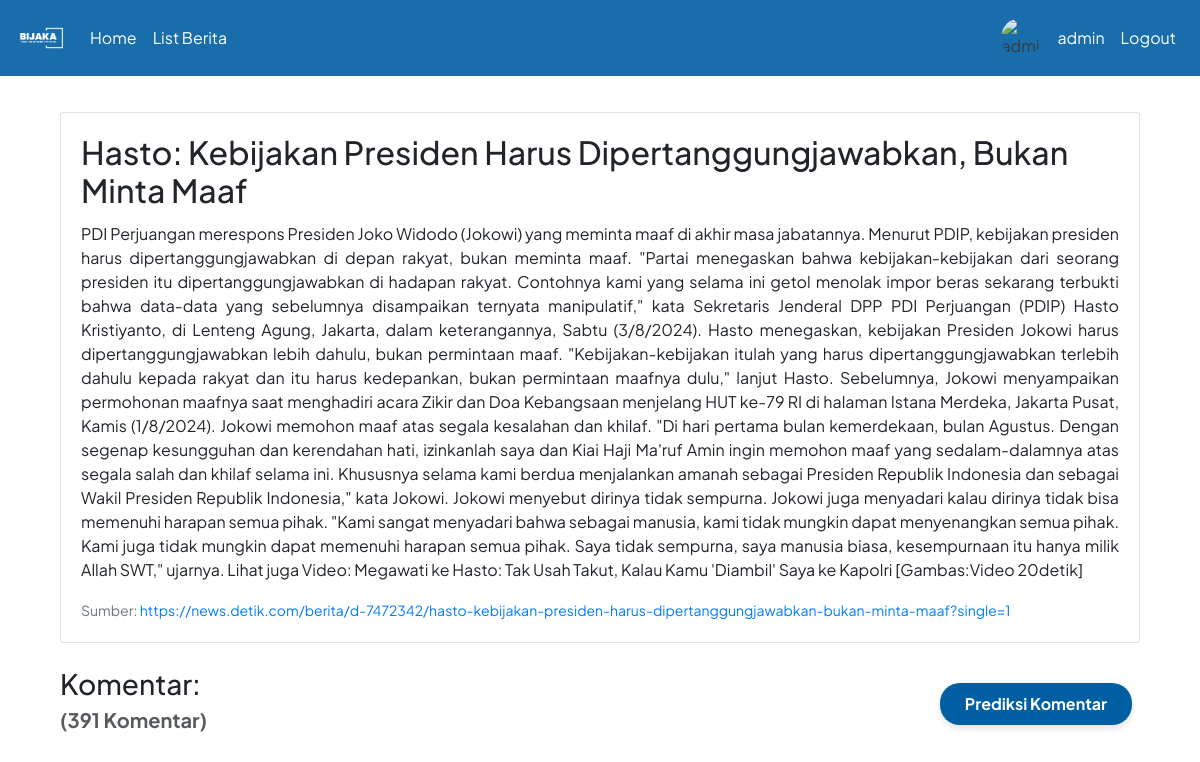
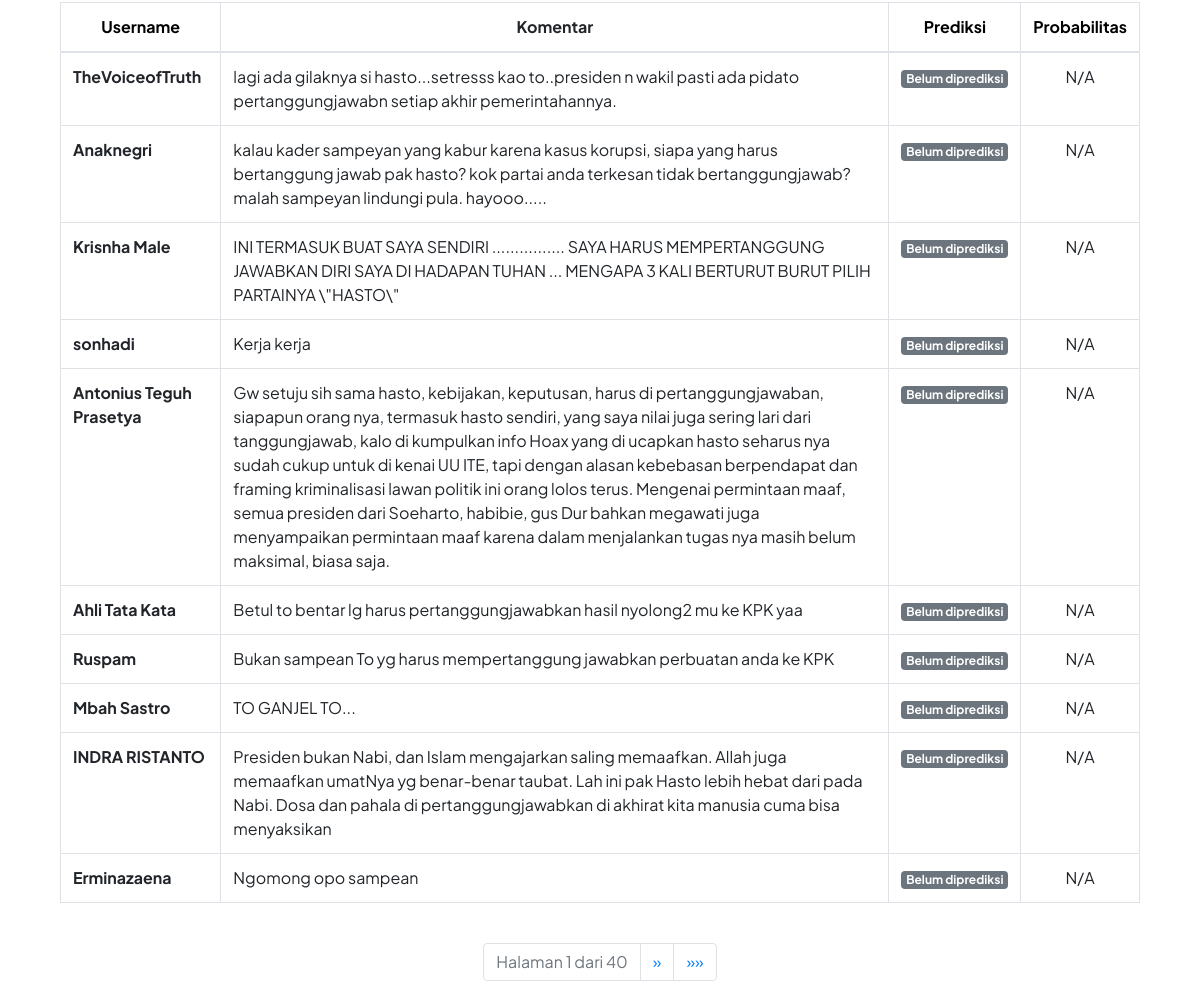
The app's page /detail_berita/18/ (signed in) with its own data (2 pictures, top to bottom).
### hateapp/models.py (models this page shows, shortened)
class Berita(models.Model):
    id = models.CharField(primary_key=True, max_length=8, default=generate_short_uuid, editable=False, unique=True)
    link = models.URLField()
    portal = models.CharField(max_length=50)
    judul = models.CharField(max_length=255)
    konten = models.TextField()
    jumlah_komentar = models.PositiveIntegerField()
    timestamp_scrape = models.DateTimeField(verbose_name='Timestamp Scrape')

class Komentar(models.Model):
    id = models.CharField(primary_key=True, max_length=8, default=generate_short_uuid, editable=False, unique=True)
    berita = models.ForeignKey(Berita, on_delete=models.CASCADE, related_name='komentar_set')
    penulis_komentar = models.CharField(max_length=255)
    isi_komentar = models.TextField()
    prediksi = models.CharField(max_length=10, blank=True, null=True)
    probabilitas = models.FloatField(blank=True, null=True)
    @property
    def formatted_probabilitas(self):
        if self.probabilitas is not None:
            return "{:.4%}".format(self.probabilitas)
        else:
            return "N/A"

### hateapp/views.py (the view, shortened to what this page needs)
# urls.py: path('detail_berita/<str:berita_id>/', views.detail_berita, name='detail_berita'),
def detail_berita(request, berita_id):
    try:
        hasil_scrape = Berita.objects.get(id=berita_id)
        komentar_list = Komentar.objects.filter(berita=hasil_scrape)
    except Berita.DoesNotExist:
        hasil_scrape = None
        komentar_list = None
    sort_by = request.GET.get('sort', 'default')
    sort_order = request.GET.get('order', 'asc')
    if sort_by == 'username':
        komentar_list = komentar_list.order_by(Lower('penulis_komentar').asc() if sort_order == 'asc' else Lower('penulis_komentar').desc())
    elif sort_by == 'probabilitas':
        komentar_list = komentar_list.order_by(F('probabilitas').asc(nulls_last=True) if sort_order == 'asc' else F('probabilitas').desc(nulls_last=True))
    hate_count = komentar_list.filter(prediksi='Hate').count()
    non_hate_count = komentar_list.filter(prediksi='Non-Hate').count()
    paginator = Paginator(komentar_list, 10)
    page = request.GET.get('page')
    try:
        komentar = paginator.page(page)
    except PageNotAnInteger:
        komentar = paginator.page(1)
    except EmptyPage:
        komentar = paginator.page(paginator.num_pages)
    filtered_komentar = [k for k in komentar if k.prediksi is None]
    return render(request, 'detail_berita.html', {
        'hasil_scrape': hasil_scrape,
        'komentar': komentar,
        'filtered_komentar': filtered_komentar,
        'hate_count': hate_count,
        'non_hate_count': non_hate_count,
        'current_sort': sort_by,
        'current_order': sort_order
    })

### templates/detail_berita.html (shortened to what this page needs)
{% extends 'base.html' %}
{% block content %}
<div class="container-fluid mt-4">
    {% if hasil_scrape %}
    <div class="card mb-4">
        <div class="card-body">
            <h2 class="card-title">{{ hasil_scrape.judul }}</h2>
            <p class="card-text text-justify">{{ hasil_scrape.konten }}</p>
            <p class="card-text"><small class="text-muted">Sumber: <a href="{{hasil_scrape.link}}" target="_blank">{{hasil_scrape.link}}</a></small></p>
        </div>
    </div>
    <div class="row align-items-center mb-4">
        <div class="col-12 col-md-6">
            <h3>Komentar: </h3>
            <h5 class="comment-count"><strong>({{ hasil_scrape.jumlah_komentar }} Komentar)</strong></h5>
        </div>
        {% if filtered_komentar|length == komentar|length %}
            <div class="col-12 col-md-6 d-flex justify-content-md-end">
                <form id="predict-form" method="post" action="{% url 'predict_comments' berita_id=hasil_scrape.id %}" class="d-inline">
                    <button id="predict-button" type="submit" class="btn predict-btn mx-2">
                        <span id="button-text"><strong>Prediksi Komentar</strong></span>
                    </button>
                </form>
            </div>
        {% endif %}
    </div>
    <div class="table-responsive">
        <table class="table table-bordered">
            <thead class="text-center">
                <tr>
                    <th>
                        <a style="color: black;" href="?sort=username&order={% if current_sort == 'username' and current_order == 'asc' %}desc{% else %}asc{% endif %}{% if request.GET.page %}&page={{ request.GET.page }}{% endif %}">
                            Username
                        </a>
                    </th>
                    <th>Komentar</th>
                    <th>
                        <a  style="color: black;" href="?sort=prediksi&order={% if current_sort == 'prediksi' and current_order == 'asc' %}desc{% else %}asc{% endif %}{% if request.GET.page %}&page={{ request.GET.page }}{% endif %}">
                            Prediksi
                        </a>
                    </th>
                    <th>
                        <a  style="color: black;" href="?sort=probabilitas&order={% if current_sort == 'probabilitas' and current_order == 'asc' %}desc{% else %}asc{% endif %}{% if request.GET.page %}&page={{ request.GET.page }}{% endif %}">
                            Probabilitas
                        </a>
                    </th>
                </tr>
            </thead>
            <tbody>
                {% for komentar_instance in komentar %}
                    <tr class="align-items-center">
                        <td data-label="Username"><strong>{{ komentar_instance.penulis_komentar }}</strong></td>
                        <td data-label="Komentar">{{ komentar_instance.isi_komentar }}</td>
                        <td data-label="Prediksi" class="text-center">
                            {% if komentar_instance.prediksi == 'Hate' %}
                                <span class="badge badge-danger">{{ komentar_instance.prediksi }}</span>
                            {% elif komentar_instance.prediksi == 'Non-Hate' %}
                                <span class="badge badge-primary">{{ komentar_instance.prediksi }}</span>
                            {% else %}
                                <span class="badge badge-secondary">Belum diprediksi</span>
                            {% endif %}
                        </td>
                        <td data-label="Probabilitas" class="text-center">{{ komentar_instance.formatted_probabilitas }}</td>
                    </tr>
                {% endfor %}
            </tbody>
        </table>
    </div>
    <div class="pagination mt-4 d-flex justify-content-center">
        <ul class="pagination justify-content-center">
            <li class="page-item disabled">
                <span class="page-link">
                    Halaman {{ komentar.number }} dari {{ komentar.paginator.num_pages }}
                </span>
            </li>
            {% if komentar.has_next %}
                <li class="page-item">
                    <a class="page-link" href="?page={{ komentar.next_page_number }}{% if request.GET.sort %}&sort={{ request.GET.sort }}{% endif %}{% if request.GET.order %}&order={{ request.GET.order }}{% endif %}" aria-label="Next">
                        <span aria-hidden="true">&raquo;</span>
                    </a>
                </li>
                <li class="page-item">
                    <a class="page-link" href="?page={{ komentar.paginator.num_pages }}{% if request.GET.sort %}&sort={{ request.GET.sort }}{% endif %}{% if request.GET.order %}&order={{ request.GET.order }}{% endif %}" aria-label="Last">
                        <span aria-hidden="true">&raquo;&raquo;</span>
                    </a>
                </li>
            {% endif %}
        </ul>
    </div>
    {% else %}
        <div class="alert alert-danger">
            Gagal mendapatkan data berita.
        </div>
    {% endif %}
</div>
{% endblock %}

### templates/base.html (shortened to what this page needs)
<!DOCTYPE html>
{% load static %}
{% load avatar_tags %}
<html lang="en">
<head>
    <link rel="stylesheet" href="static/style.css">
    <link rel="stylesheet" href="https://cdn.jsdelivr.net/npm/bootstrap@4.6.2/dist/css/bootstrap.min.css">
</head>
<body>
  <nav class="navbar navbar-expand-lg navbar-light fixed-top" style="background-color: #005EA2; opacity: 0.90">
    <a class="navbar-brand" href="#" style="color: white; display: flex; align-items: center;">
      <img src="{% static 'bijaka.png' %}" alt="Deskripsi gambar" style="width: 50px; height: 50px; object-fit: cover; border-radius: 50%;">
  </a>
    <div class="collapse navbar-collapse" id="navbarNav">
      <ul class="navbar-nav">
        <li class="nav-item">
          <a class="nav-link" href="{% url 'berita' %}" style="color: white;">Home</a>
        </li>
        <li class="nav-item">
          <a class="nav-link" href="{% url 'list_berita' %}" style="color: white;">List Berita</a>
        </li>
      </ul>
      <ul class="navbar-nav ml-auto">
        {% if user.is_authenticated %}
            <li class="nav-item">
              <div class="d-flex align-items-center">
                <img src="{% avatar_url user 24 %}" style="width: 40px; height: 40px;" alt="{{ user.username }} Avatar" class="rounded-circle mr-2">
                <a class="nav-link" href="#" data-toggle="modal" data-target="#logoutModal" style="color: white;">
                    {{ user.username }}
                </a>
            </div>
            </li>
            <li class="nav-item">
                <a class="nav-link" href="#" data-toggle="modal" data-target="#logoutModal" style="color: white;">Logout</a>
            </li>
        {% else %}
            <li class="nav-item">
                <a class="nav-link" href="{% url 'login' %}" style="color: white;">Login</a>
            </li>
        {% endif %}
    </ul>
    </div>
</nav>
<div class="container mt-4" style="margin-top: 7em !important;">
        {% block content %}
        {% endblock %}
    </div>
</body>
</html>

### templates/base.html (style rules this page uses)
h2, h1, p, div, a { font-family: 'Plus Jakarta Sans', sans-serif; }

### templates/detail_berita.html (style rules this page uses)
a { display: inline-flex; align-items: center; white-space: nowrap; }
.comment-count { opacity: 0.75; margin-top: 0.2em; }
.predict-btn { border-radius: 20px; background-color: #005EA2; color: white; padding: 0.5em 1.5em; font-size: 1em; box-shadow: 0 4px 6px rgba(0, 0, 0, 0.1); transition: background-color 0.3s ease, box-shadow 0.3s ease; }

### records on screen
Berita: judul "Hasto: Kebijakan Presiden Harus Dipertanggungjawabkan, Bukan Minta Maaf", konten "PDI Perjuangan merespons Presiden Joko Widodo (Jokowi) yang meminta maaf di akhir masa jabatannya. Menurut PDIP, kebijakan presiden harus dipertanggungjawabkan di depan rakyat, bukan meminta maaf. \"Partai menegaskan bahwa kebijakan-kebijakan dari seorang presiden itu dipertanggungjawabkan di hadapan rakyat. Contohnya kami yang selama ini getol menolak impor beras sekarang terbukti bahwa data-data yang sebelumnya disampaikan ternyata manipulatif,\" kata Sekretaris Jenderal DPP PDI Perjuangan (PDIP) Hasto Kristiyanto, di Lenteng Agung, Jakarta, dalam keterangannya, Sabtu (3/8/2024). Hasto menegaskan, kebijakan Presiden Jokowi harus dipertanggungjawabkan lebih dahulu, bukan permintaan maaf.…", link "https://news.detik.com/berita/d-7472342/hasto-kebijakan-presiden-harus-dipertanggungjawabkan-bukan-minta-maaf?single=1", jumlah_komentar "391"
Komentar: penulis_komentar "TheVoiceofTruth", isi_komentar "lagi ada gilaknya si hasto...setresss kao to..presiden n wakil pasti ada pidato pertanggungjawabn setiap akhir pemerintahannya.", shows "Belum diprediksi", formatted_probabilitas "N/A"
Komentar: penulis_komentar "Anaknegri", isi_komentar "kalau kader sampeyan yang kabur karena kasus korupsi, siapa yang harus bertanggung jawab pak hasto? kok partai anda terkesan tidak bertanggungjawab? malah sampeyan lindungi pula. hayooo.....", shows "Belum diprediksi", formatted_probabilitas "N/A"
Komentar: penulis_komentar "Krisnha Male", isi_komentar "INI TERMASUK BUAT SAYA SENDIRI ................ SAYA HARUS MEMPERTANGGUNG JAWABKAN DIRI SAYA DI HADAPAN TUHAN ... MENGAPA 3 KALI BERTURUT BURUT PILIH PARTAINYA \\\"HASTO\\\"", shows "Belum diprediksi", formatted_probabilitas "N/A"
Komentar: penulis_komentar "sonhadi", isi_komentar "Kerja kerja", shows "Belum diprediksi", formatted_probabilitas "N/A"
Komentar: penulis_komentar "Antonius Teguh Prasetya", isi_komentar "Gw setuju sih sama hasto, kebijakan, keputusan, harus di pertanggungjawaban, siapapun orang nya, termasuk hasto sendiri, yang saya nilai juga sering lari dari tanggungjawab, kalo di kumpulkan info Hoax yang di ucapkan hasto seharus nya sudah cukup untuk di kenai UU ITE, tapi dengan alasan kebebasan berpendapat dan framing kriminalisasi lawan politik ini orang lolos terus. Mengenai permintaan maaf, semua presiden dari Soeharto, habibie, gus Dur bahkan megawati juga menyampaikan permintaan maaf karena dalam menjalankan tugas nya masih belum maksimal, biasa saja.", shows "Belum diprediksi", formatted_probabilitas "N/A"
Komentar: penulis_komentar "Ahli Tata Kata", isi_komentar "Betul to bentar lg harus pertanggungjawabkan hasil nyolong2 mu ke KPK yaa", shows "Belum diprediksi", formatted_probabilitas "N/A"
Komentar: penulis_komentar "Ruspam", isi_komentar "Bukan sampean To yg harus mempertanggung jawabkan perbuatan anda ke KPK", shows "Belum diprediksi", formatted_probabilitas "N/A"
Komentar: penulis_komentar "Mbah Sastro", isi_komentar "TO GANJEL TO...", shows "Belum diprediksi", formatted_probabilitas "N/A"
Komentar: penulis_komentar "INDRA RISTANTO", isi_komentar "Presiden bukan Nabi, dan Islam mengajarkan saling memaafkan. Allah juga memaafkan umatNya yg benar-benar taubat. Lah ini pak Hasto lebih hebat dari pada Nabi. Dosa dan pahala di pertanggungjawabkan di akhirat kita manusia cuma bisa menyaksikan", shows "Belum diprediksi", formatted_probabilitas "N/A"
Komentar: penulis_komentar "Erminazaena", isi_komentar "Ngomong opo sampean", shows "Belum diprediksi", formatted_probabilitas "N/A"

### other values on screen
{{ user.username }} "admin"
{{ komentar.number }} "1"
{{ komentar.paginator.num_pages }} "40"
